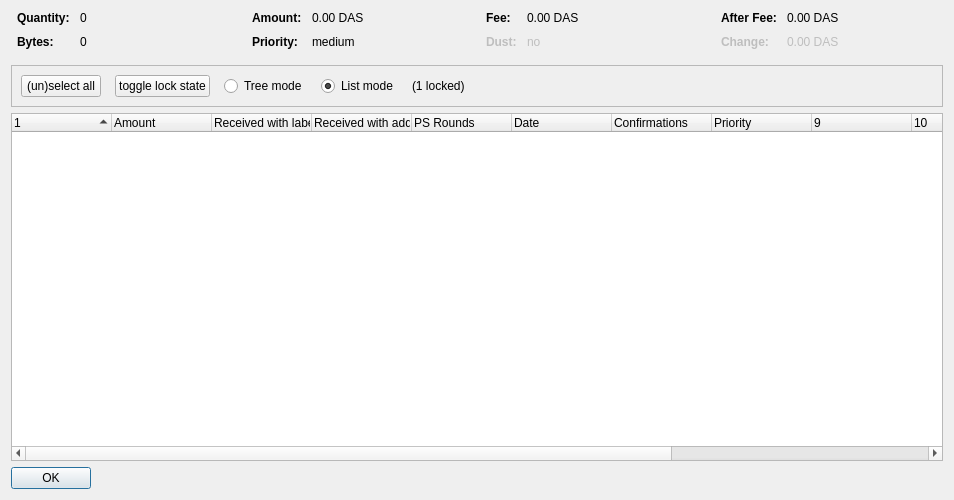
<?xml version="1.0" encoding="UTF-8"?>
<ui version="4.0">
 <class>CoinControlDialog</class>
 <widget class="QDialog" name="CoinControlDialog">
  <property name="geometry">
   <rect>
    <x>0</x>
    <y>0</y>
    <width>954</width>
    <height>500</height>
   </rect>
  </property>
  <property name="windowTitle">
   <string>Coin Selection</string>
  </property>
  <layout class="QVBoxLayout" name="verticalLayout">
   <item>
    <layout class="QHBoxLayout" name="horizontalLayoutTop" stretch="0,0,0,0">
     <property name="topMargin">
      <number>0</number>
     </property>
     <property name="bottomMargin">
      <number>10</number>
     </property>
     <item>
      <layout class="QFormLayout" name="formLayoutCoinControl1">
       <property name="horizontalSpacing">
        <number>10</number>
       </property>
       <property name="verticalSpacing">
        <number>10</number>
       </property>
       <property name="leftMargin">
        <number>6</number>
       </property>
       <property name="rightMargin">
        <number>6</number>
       </property>
       <item row="0" column="0">
        <widget class="QLabel" name="labelCoinControlQuantityText">
         <property name="font">
          <font>
           <weight>75</weight>
           <bold>true</bold>
          </font>
         </property>
         <property name="text">
          <string>Quantity:</string>
         </property>
        </widget>
       </item>
       <item row="0" column="1">
        <widget class="QLabel" name="labelCoinControlQuantity">
         <property name="cursor">
          <cursorShape>IBeamCursor</cursorShape>
         </property>
         <property name="contextMenuPolicy">
          <enum>Qt::ActionsContextMenu</enum>
         </property>
         <property name="text">
          <string notr="true">0</string>
         </property>
         <property name="textInteractionFlags">
          <set>Qt::LinksAccessibleByMouse|Qt::TextSelectableByKeyboard|Qt::TextSelectableByMouse</set>
         </property>
        </widget>
       </item>
       <item row="1" column="0">
        <widget class="QLabel" name="labelCoinControlBytesText">
         <property name="font">
          <font>
           <weight>75</weight>
           <bold>true</bold>
          </font>
         </property>
         <property name="text">
          <string>Bytes:</string>
         </property>
        </widget>
       </item>
       <item row="1" column="1">
        <widget class="QLabel" name="labelCoinControlBytes">
         <property name="cursor">
          <cursorShape>IBeamCursor</cursorShape>
         </property>
         <property name="contextMenuPolicy">
          <enum>Qt::ActionsContextMenu</enum>
         </property>
         <property name="text">
          <string notr="true">0</string>
         </property>
         <property name="textInteractionFlags">
          <set>Qt::LinksAccessibleByMouse|Qt::TextSelectableByKeyboard|Qt::TextSelectableByMouse</set>
         </property>
        </widget>
       </item>
      </layout>
     </item>
     <item>
      <layout class="QFormLayout" name="formLayoutCoinControl2">
       <property name="horizontalSpacing">
        <number>10</number>
       </property>
       <property name="verticalSpacing">
        <number>10</number>
       </property>
       <property name="leftMargin">
        <number>6</number>
       </property>
       <property name="rightMargin">
        <number>6</number>
       </property>
       <item row="0" column="0">
        <widget class="QLabel" name="labelCoinControlAmountText">
         <property name="font">
          <font>
           <weight>75</weight>
           <bold>true</bold>
          </font>
         </property>
         <property name="text">
          <string>Amount:</string>
         </property>
        </widget>
       </item>
       <item row="0" column="1">
        <widget class="QLabel" name="labelCoinControlAmount">
         <property name="cursor">
          <cursorShape>IBeamCursor</cursorShape>
         </property>
         <property name="contextMenuPolicy">
          <enum>Qt::ActionsContextMenu</enum>
         </property>
         <property name="text">
          <string notr="true">0.00 DAS</string>
         </property>
         <property name="textInteractionFlags">
          <set>Qt::LinksAccessibleByMouse|Qt::TextSelectableByKeyboard|Qt::TextSelectableByMouse</set>
         </property>
        </widget>
       </item>
       <item row="1" column="0">
        <widget class="QLabel" name="labelCoinControlPriorityText">
         <property name="font">
          <font>
           <weight>75</weight>
           <bold>true</bold>
          </font>
         </property>
         <property name="text">
          <string>Priority:</string>
         </property>
        </widget>
       </item>
       <item row="1" column="1">
        <widget class="QLabel" name="labelCoinControlPriority">
         <property name="cursor">
          <cursorShape>IBeamCursor</cursorShape>
         </property>
         <property name="contextMenuPolicy">
          <enum>Qt::ActionsContextMenu</enum>
         </property>
         <property name="text">
          <string>medium</string>
         </property>
         <property name="textInteractionFlags">
          <set>Qt::LinksAccessibleByMouse|Qt::TextSelectableByKeyboard|Qt::TextSelectableByMouse</set>
         </property>
        </widget>
       </item>
      </layout>
     </item>
     <item>
      <layout class="QFormLayout" name="formLayoutCoinControl3">
       <property name="horizontalSpacing">
        <number>10</number>
       </property>
       <property name="verticalSpacing">
        <number>10</number>
       </property>
       <property name="leftMargin">
        <number>6</number>
       </property>
       <property name="rightMargin">
        <number>6</number>
       </property>
       <item row="0" column="0">
        <widget class="QLabel" name="labelCoinControlFeeText">
         <property name="font">
          <font>
           <weight>75</weight>
           <bold>true</bold>
          </font>
         </property>
         <property name="text">
          <string>Fee:</string>
         </property>
        </widget>
       </item>
       <item row="0" column="1">
        <widget class="QLabel" name="labelCoinControlFee">
         <property name="cursor">
          <cursorShape>IBeamCursor</cursorShape>
         </property>
         <property name="contextMenuPolicy">
          <enum>Qt::ActionsContextMenu</enum>
         </property>
         <property name="text">
          <string notr="true">0.00 DAS</string>
         </property>
         <property name="textInteractionFlags">
          <set>Qt::LinksAccessibleByMouse|Qt::TextSelectableByKeyboard|Qt::TextSelectableByMouse</set>
         </property>
        </widget>
       </item>
       <item row="1" column="0">
        <widget class="QLabel" name="labelCoinControlLowOutputText">
         <property name="enabled">
          <bool>false</bool>
         </property>
         <property name="font">
          <font>
           <weight>75</weight>
           <bold>true</bold>
          </font>
         </property>
         <property name="text">
          <string>Dust:</string>
         </property>
        </widget>
       </item>
       <item row="1" column="1">
        <widget class="QLabel" name="labelCoinControlLowOutput">
         <property name="enabled">
          <bool>false</bool>
         </property>
         <property name="cursor">
          <cursorShape>IBeamCursor</cursorShape>
         </property>
         <property name="contextMenuPolicy">
          <enum>Qt::ActionsContextMenu</enum>
         </property>
         <property name="text">
          <string>no</string>
         </property>
         <property name="textInteractionFlags">
          <set>Qt::LinksAccessibleByMouse|Qt::TextSelectableByKeyboard|Qt::TextSelectableByMouse</set>
         </property>
        </widget>
       </item>
      </layout>
     </item>
     <item>
      <layout class="QFormLayout" name="formLayoutCoinControl4">
       <property name="horizontalSpacing">
        <number>10</number>
       </property>
       <property name="verticalSpacing">
        <number>10</number>
       </property>
       <property name="leftMargin">
        <number>6</number>
       </property>
       <property name="rightMargin">
        <number>6</number>
       </property>
       <item row="0" column="0">
        <widget class="QLabel" name="labelCoinControlAfterFeeText">
         <property name="font">
          <font>
           <weight>75</weight>
           <bold>true</bold>
          </font>
         </property>
         <property name="text">
          <string>After Fee:</string>
         </property>
        </widget>
       </item>
       <item row="0" column="1">
        <widget class="QLabel" name="labelCoinControlAfterFee">
         <property name="cursor">
          <cursorShape>IBeamCursor</cursorShape>
         </property>
         <property name="contextMenuPolicy">
          <enum>Qt::ActionsContextMenu</enum>
         </property>
         <property name="text">
          <string notr="true">0.00 DAS</string>
         </property>
         <property name="textInteractionFlags">
          <set>Qt::LinksAccessibleByMouse|Qt::TextSelectableByKeyboard|Qt::TextSelectableByMouse</set>
         </property>
        </widget>
       </item>
       <item row="1" column="0">
        <widget class="QLabel" name="labelCoinControlChangeText">
         <property name="enabled">
          <bool>false</bool>
         </property>
         <property name="font">
          <font>
           <weight>75</weight>
           <bold>true</bold>
          </font>
         </property>
         <property name="text">
          <string>Change:</string>
         </property>
        </widget>
       </item>
       <item row="1" column="1">
        <widget class="QLabel" name="labelCoinControlChange">
         <property name="enabled">
          <bool>false</bool>
         </property>
         <property name="cursor">
          <cursorShape>IBeamCursor</cursorShape>
         </property>
         <property name="contextMenuPolicy">
          <enum>Qt::ActionsContextMenu</enum>
         </property>
         <property name="text">
          <string notr="true">0.00 DAS</string>
         </property>
         <property name="textInteractionFlags">
          <set>Qt::LinksAccessibleByMouse|Qt::TextSelectableByKeyboard|Qt::TextSelectableByMouse</set>
         </property>
        </widget>
       </item>
      </layout>
     </item>
    </layout>
   </item>
   <item>
    <widget class="QFrame" name="frame">
     <property name="minimumSize">
      <size>
       <width>0</width>
       <height>40</height>
      </size>
     </property>
     <property name="frameShape">
      <enum>QFrame::StyledPanel</enum>
     </property>
     <property name="frameShadow">
      <enum>QFrame::Sunken</enum>
     </property>
     <layout class="QHBoxLayout" name="horizontalLayout">
      <item>
       <layout class="QHBoxLayout" name="horizontalLayoutPanel" stretch="0,0,0,0,0,0">
        <property name="spacing">
         <number>14</number>
        </property>
        <item>
         <widget class="QPushButton" name="pushButtonSelectAll">
          <property name="sizePolicy">
           <sizepolicy hsizetype="Maximum" vsizetype="Fixed">
            <horstretch>0</horstretch>
            <verstretch>0</verstretch>
           </sizepolicy>
          </property>
          <property name="text">
           <string>(un)select all</string>
          </property>
          <property name="autoDefault">
           <bool>false</bool>
          </property>
         </widget>
        </item>
        <item>
         <widget class="QPushButton" name="pushButtonToggleLock">
          <property name="sizePolicy">
           <sizepolicy hsizetype="Maximum" vsizetype="Fixed">
            <horstretch>0</horstretch>
            <verstretch>0</verstretch>
           </sizepolicy>
          </property>
          <property name="text">
           <string>toggle lock state</string>
          </property>
          <property name="autoDefault">
           <bool>false</bool>
          </property>
         </widget>
        </item>
        <item>
         <widget class="QRadioButton" name="radioTreeMode">
          <property name="sizePolicy">
           <sizepolicy hsizetype="Maximum" vsizetype="Fixed">
            <horstretch>0</horstretch>
            <verstretch>0</verstretch>
           </sizepolicy>
          </property>
          <property name="text">
           <string>Tree mode</string>
          </property>
         </widget>
        </item>
        <item>
         <widget class="QRadioButton" name="radioListMode">
          <property name="sizePolicy">
           <sizepolicy hsizetype="Maximum" vsizetype="Fixed">
            <horstretch>0</horstretch>
            <verstretch>0</verstretch>
           </sizepolicy>
          </property>
          <property name="text">
           <string>List mode</string>
          </property>
          <property name="checked">
           <bool>true</bool>
          </property>
         </widget>
        </item>
        <item>
         <widget class="QLabel" name="labelLocked">
          <property name="text">
           <string>(1 locked)</string>
          </property>
         </widget>
        </item>
        <item>
         <spacer name="horizontalSpacer">
          <property name="orientation">
           <enum>Qt::Horizontal</enum>
          </property>
          <property name="sizeHint" stdset="0">
           <size>
            <width>40</width>
            <height>20</height>
           </size>
          </property>
         </spacer>
        </item>
       </layout>
      </item>
     </layout>
    </widget>
   </item>
   <item>
    <widget class="CoinControlTreeWidget" name="treeWidget">
     <property name="contextMenuPolicy">
      <enum>Qt::CustomContextMenu</enum>
     </property>
     <property name="sortingEnabled">
      <bool>false</bool>
     </property>
     <property name="columnCount">
      <number>13</number>
     </property>
     <attribute name="headerShowSortIndicator" stdset="0">
      <bool>true</bool>
     </attribute>
     <attribute name="headerStretchLastSection">
      <bool>false</bool>
     </attribute>
     <column>
      <property name="text">
       <string/>
      </property>
     </column>
     <column>
      <property name="text">
       <string>Amount</string>
      </property>
     </column>
     <column>
      <property name="text">
       <string>Received with label</string>
      </property>
     </column>
     <column>
      <property name="text">
       <string>Received with address</string>
      </property>
     </column>
     <column>
      <property name="text">
       <string>PS Rounds</string>
      </property>
     </column>
     <column>
      <property name="text">
       <string>Date</string>
      </property>
     </column>
     <column>
      <property name="text">
       <string>Confirmations</string>
      </property>
      <property name="toolTip">
       <string>Confirmed</string>
      </property>
     </column>
     <column>
      <property name="text">
       <string>Priority</string>
      </property>
     </column>
     <column>
      <property name="text">
       <string/>
      </property>
     </column>
     <column>
      <property name="text">
       <string/>
      </property>
     </column>
     <column>
      <property name="text">
       <string/>
      </property>
     </column>
     <column>
      <property name="text">
       <string/>
      </property>
     </column>
     <column>
      <property name="text">
       <string/>
      </property>
     </column>
    </widget>
   </item>
   <item>
    <widget class="QDialogButtonBox" name="buttonBox">
     <property name="sizePolicy">
      <sizepolicy hsizetype="Maximum" vsizetype="Fixed">
       <horstretch>0</horstretch>
       <verstretch>0</verstretch>
      </sizepolicy>
     </property>
     <property name="orientation">
      <enum>Qt::Horizontal</enum>
     </property>
     <property name="standardButtons">
      <set>QDialogButtonBox::Ok</set>
     </property>
    </widget>
   </item>
  </layout>
 </widget>
 <customwidgets>
  <customwidget>
   <class>CoinControlTreeWidget</class>
   <extends>QTreeWidget</extends>
   <header>coincontroltreewidget.h</header>
  </customwidget>
 </customwidgets>
 <resources/>
 <connections/>
</ui>
